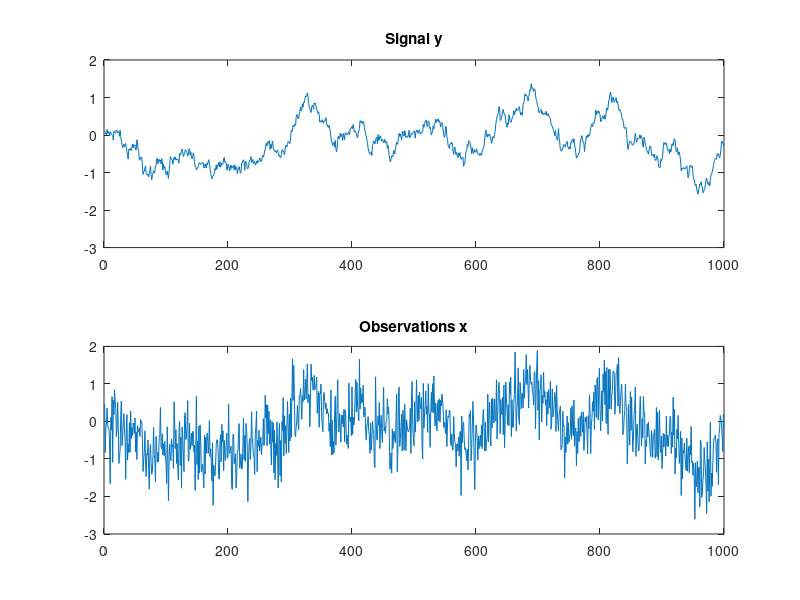
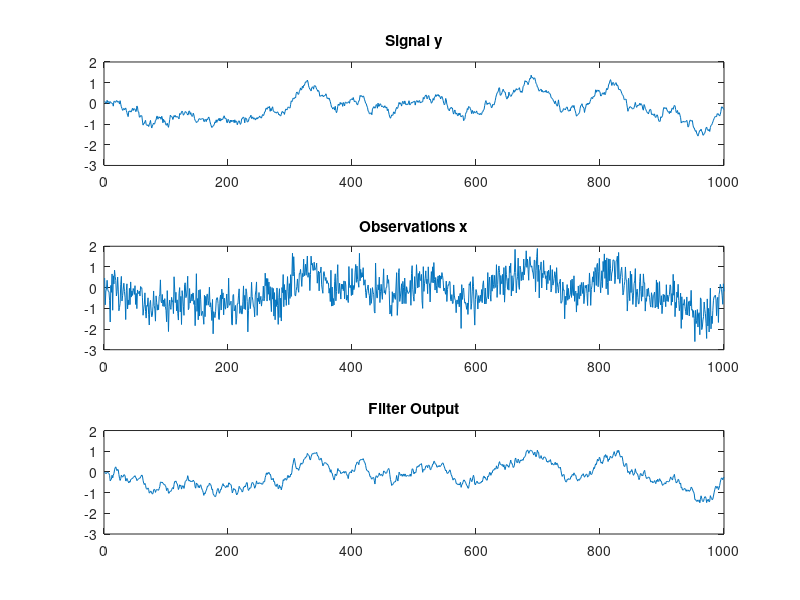

Source code (MATLAB) for these figures, in order:
clear
clf
N=1000;
sigu = 0.1;
sigw = 0.5;

% synthesize
y(1) = 0.1*randn;
a = 0.99;
for n=2:N
    y(n) = a*y(n-1) + 0.1*randn;
end
x = y + 0.5*randn(size(y));

figure(1)
subplot(2,1,2)
plot(x)
title('Observations x')
ax = axis;
subplot(2,1,1)
plot(y)
title('Signal y')
axis(ax)

% Kalman filter
p(1) = sigu^2;
q(1) = a^2*p(1) + sigu^2;
g(1) = q(1) + sigw^2;
k(1) = q(1)/g(1);
ey(1) = 0;

for n=2:N
    
    q(n) = a^2*p(n-1) + sigu^2;
    g(n) = q(n) + sigw^2;
    p(n) = q(n) - q(n)^2/g(n);
    k(n) = q(n)/g(n);
    py(n) = a*ey(n-1);
    ey(n) = py(n) + k(n)*(x(n)-py(n-1));
    
end


figure(2)

subplot(3,1,2)
plot(x)
title('Observations x')
axis(ax)
subplot(3,1,1)
plot(y)
title('Signal y')
axis(ax)
subplot(3,1,3)
plot(ey)
title('Filter Output')
axis(ax)